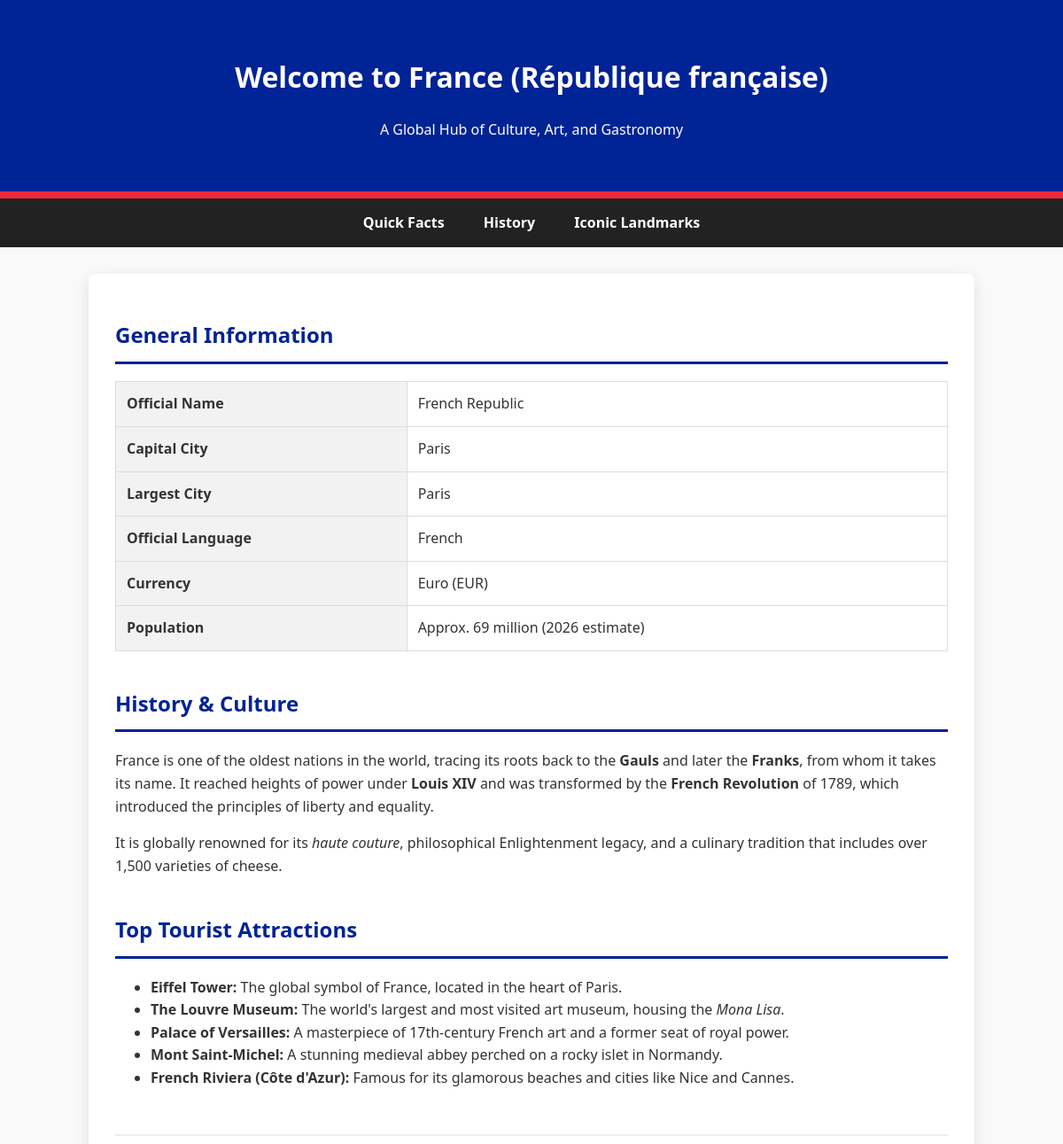
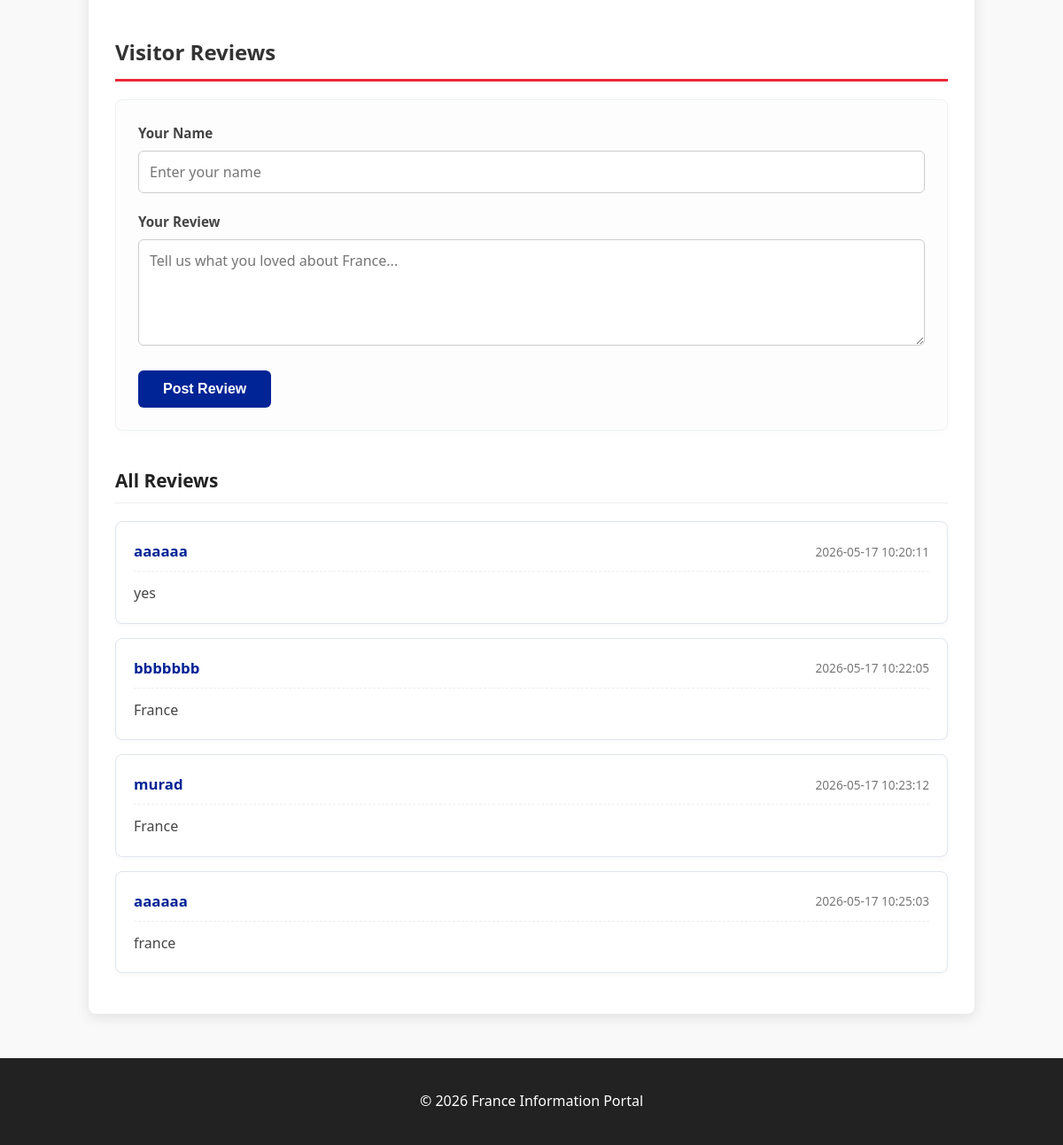
Page /france on the committed database (2 pictures, top to bottom).
### tables this page shows
CREATE TABLE comments_france (
id INTEGER PRIMARY KEY AUTOINCREMENT,
name TEXT,
comment TEXT,
time TEXT
);

### main.py (the view, shortened to what this page needs)
@app.route('/france',methods=['GET','POST'])
def France():
    db = get_db_connection()
    comments = db.execute('SELECT * FROM comments_france').fetchall()
    db.close()
    return render_template("France.html",comments=comments)

### main.py (called while the page is built)
def get_db_connection():
    conn = sqlite3.connect('database.db')
    conn.row_factory = sqlite3.Row
    return conn

### templates/France.html (shortened to what this page needs)
<!DOCTYPE html>
<html lang="en">
<head>
</head>
<body>
<header>
    <h1>Welcome to France (République française)</h1>
    <p>A Global Hub of Culture, Art, and Gastronomy</p>
</header>
<nav>
    <a href="#facts">Quick Facts</a>
    <a href="#history">History</a>
    <a href="#tourism">Iconic Landmarks</a>
</nav>
<div class="container">
    <section id="facts" class="section">
        <h2>General Information</h2>
        <table class="info-table">
            <tr><th>Official Name</th><td>French Republic</td></tr>
            <tr><th>Capital City</th><td>Paris</td></tr>
            <tr><th>Largest City</th><td>Paris</td></tr>
            <tr><th>Official Language</th><td>French</td></tr>
            <tr><th>Currency</th><td>Euro (EUR)</td></tr>
            <tr><th>Population</th><td>Approx. 69 million (2026 estimate)</td></tr>
        </table>
    </section>
    <section id="history" class="section">
        <h2>History & Culture</h2>
        <p>France is one of the oldest nations in the world, tracing its roots back to the <strong>Gauls</strong> and later the <strong>Franks</strong>, from whom it takes its name. It reached heights of power under <strong>Louis XIV</strong> and was transformed by the <strong>French Revolution</strong> of 1789, which introduced the principles of liberty and equality.</p>
        <p>It is globally renowned for its <em>haute couture</em>, philosophical Enlightenment legacy, and a culinary tradition that includes over 1,500 varieties of cheese.</p>
    </section>
    <section id="tourism" class="section">
        <h2>Top Tourist Attractions</h2>
        <ul>
            <li><strong>Eiffel Tower:</strong> The global symbol of France, located in the heart of Paris.</li>
            <li><strong>The Louvre Museum:</strong> The world's largest and most visited art museum, housing the <em>Mona Lisa</em>.</li>
            <li><strong>Palace of Versailles:</strong> A masterpiece of 17th-century French art and a former seat of royal power.</li>
            <li><strong>Mont Saint-Michel:</strong> A stunning medieval abbey perched on a rocky islet in Normandy.</li>
            <li><strong>French Riviera (Côte d'Azur):</strong> Famous for its glamorous beaches and cities like Nice and Cannes.</li>
        </ul>
    </section>
    <section id="reviews" class="reviews-section">
        <h2>Visitor Reviews</h2>
        <form method="POST" class="review-form">
            <div class="form-group">
                <label>Your Name</label>
                <input type="text" name="name" placeholder="Enter your name" required>
            </div>
            <div class="form-group">
                <label>Your Review</label>
                <textarea name="comment" placeholder="Tell us what you loved about France..." required></textarea>
            </div>
            <button type="submit">Post Review</button>
        </form>
        <div class="reviews-container">
            <h3>All Reviews</h3>
            {% for comment in comments %}
            <div class="review-card">
                <div class="review-header">
                    <span class="review-name">{{ comment['name'] }}</span>
                    <span class="review-time">{{ comment['time'] }}</span>
                </div>
                <p class="review-text">{{ comment['comment'] }}</p>
            </div>
            {% else %}
            <div class="empty-review">
                <p>No reviews yet — be the first to share your experience!</p>
            </div>
            {% endfor %}
        </div>
    </section>
</div>
<footer>
    <p>&copy; 2026 France Information Portal</p>
</footer>
</body>
</html>

### templates/France.html (style rules this page uses)
body { font-family: 'Segoe UI', Tahoma, Geneva, Verdana, sans-serif; line-height: 1.6; margin: 0; padding: 0; background-color: #f9f9f9; color: #333; }
header { background: #002395; color: #fff; padding: 40px 20px; text-align: center; border-bottom: 8px solid #ed2939; }
nav { background: #222; color: #fff; padding: 15px; text-align: center; position: sticky; top: 0; z-index: 1000; }
nav a { color: #fff; margin: 0 20px; text-decoration: none; font-weight: bold; }
.container { width: 85%; max-width: 1000px; margin: 30px auto; padding: 30px; background: #fff; border-radius: 8px; box-shadow: 0 4px 15px rgba(0,0,0,0.1); box-sizing: border-box; }
.section { margin-bottom: 40px; }
h2 { border-bottom: 3px solid #002395; padding-bottom: 10px; color: #002395; }
.info-table { width: 100%; border-collapse: collapse; margin-top: 15px; }
.info-table th, .info-table td { border: 1px solid #ddd; padding: 12px; text-align: left; }
.info-table th { background-color: #f2f2f2; width: 35%; }
footer { background: #222; color: #fff; text-align: center; padding: 20px; margin-top: 50px; }
.reviews-section { border-top: 2px solid #eee; padding-top: 30px; margin-top: 50px; }
.reviews-section h2 { border-bottom: 3px solid #ed2939; color: #333; }
.review-form { background: #fdfdfd; border: 1px solid #eef2f5; padding: 25px; border-radius: 8px; margin-bottom: 40px; box-shadow: 0 2px 8px rgba(0,0,0,0.02); }
.form-group { margin-bottom: 20px; }
.form-group label { display: block; font-weight: 600; margin-bottom: 8px; color: #444; font-size: 0.95rem; }
.review-form input[type="text"], .review-form textarea { width: 100%; padding: 12px; border: 1px solid #ccc; border-radius: 6px; font-family: inherit; font-size: 1rem; box-sizing: border-box; transition: border-color 0.2s, box-shadow 0.2s; }
.review-form textarea { min-height: 120px; resize: vertical; }
.review-form button[type="submit"] { background: #002395; color: white; border: none; padding: 12px 28px; font-size: 1rem; font-weight: bold; border-radius: 6px; cursor: pointer; transition: background 0.2s; display: inline-block; }
.reviews-container h3 { font-size: 1.3rem; color: #222; margin-bottom: 20px; padding-bottom: 8px; border-bottom: 1px solid #eee; }
.review-card { background: #fff; border: 1px solid #e0e6ed; border-radius: 8px; padding: 20px; margin-bottom: 16px; box-shadow: 0 2px 5px rgba(0,0,0,0.03); transition: transform 0.2s; }
.review-header { display: flex; justify-content: space-between; align-items: center; margin-bottom: 12px; border-bottom: 1px dashed #eee; padding-bottom: 8px; }
.review-name { font-weight: bold; color: #002395; font-size: 1.05rem; }
.review-time { color: #777; font-size: 0.85rem; }
.review-text { margin: 0; color: #454545; white-space: pre-line; }

### rows in the picture
comments_france: name "aaaaaa", time "2026-05-17 10:20:11", comment "yes"
comments_france: name "bbbbbbb", time "2026-05-17 10:22:05", comment "France"
comments_france: name "murad", time "2026-05-17 10:23:12", comment "France"
comments_france: name "aaaaaa", time "2026-05-17 10:25:03", comment "france"
